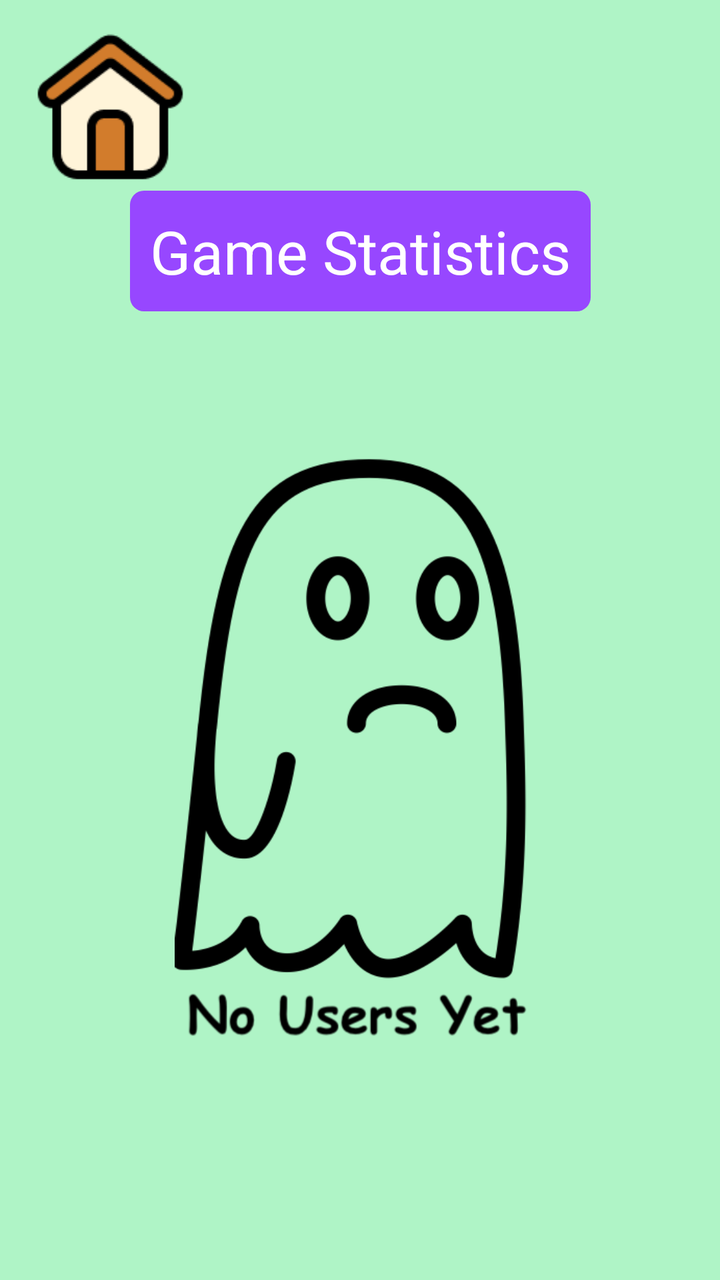
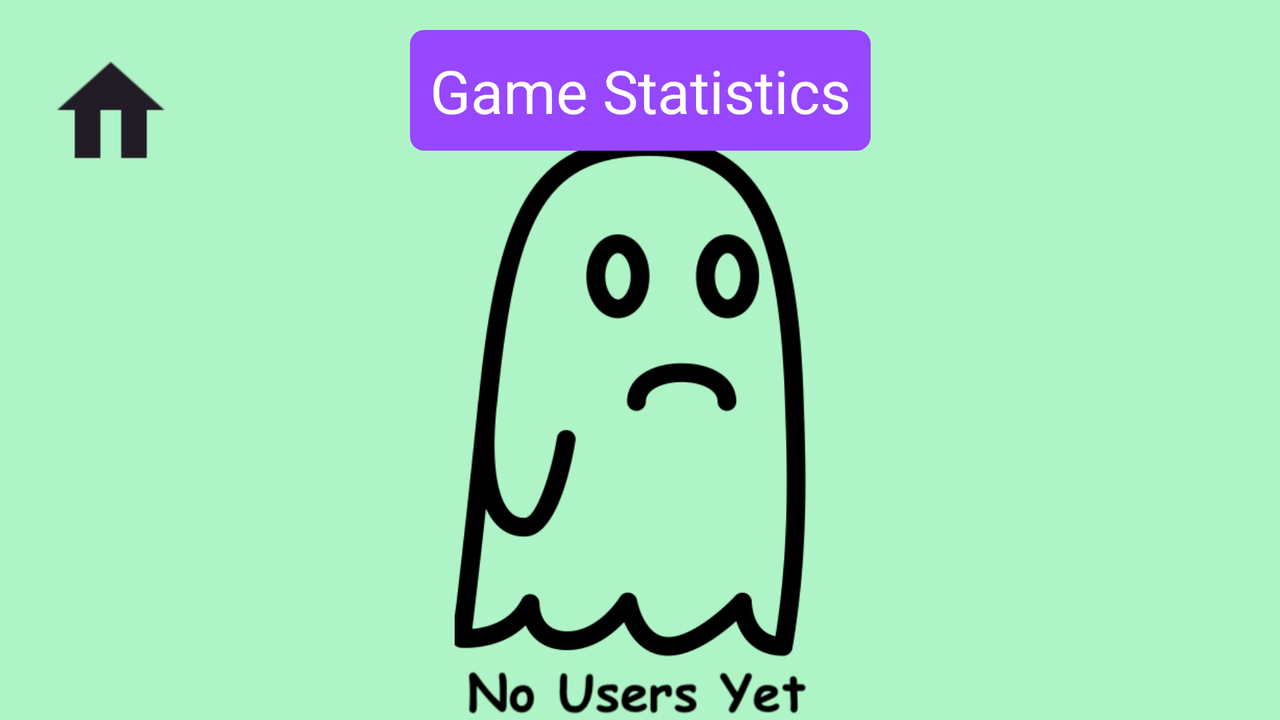

Compare how this app lays out the same screen by default and in its alternative resource folder. The renders come first, then the two layout files and the values they reference.
<!-- AndroidManifest.xml: application theme Theme.ScrollTute5prep -->
<!-- res/layout/fragment_leaderboard.xml -->
<?xml version="1.0" encoding="utf-8"?>
<androidx.constraintlayout.widget.ConstraintLayout xmlns:android="http://schemas.android.com/apk/res/android"
    xmlns:app="http://schemas.android.com/apk/res-auto"
    xmlns:tools="http://schemas.android.com/tools"
    android:id="@+id/frameLeaderboard"
    android:layout_width="match_parent"
    android:layout_height="match_parent"
    android:background="@color/green"
    tools:context=".menu_interfaces.LeaderboardFragment" >

    <ImageView
        android:id="@+id/leaderboardGhost"
        android:layout_width="319dp"
        android:layout_height="308dp"
        android:src="@drawable/noun_sad_ghost_5257154"
        app:layout_constraintBottom_toBottomOf="@+id/leaderboardRecycler"
        app:layout_constraintEnd_toEndOf="@+id/leaderboardRecycler"
        app:layout_constraintStart_toStartOf="@+id/leaderboardRecycler"
        app:layout_constraintTop_toTopOf="@+id/leaderboardRecycler" />

    <androidx.recyclerview.widget.RecyclerView
        android:id="@+id/leaderboardRecycler"
        android:layout_width="match_parent"
        android:layout_height="0dp"
        android:layout_weight="1"
        app:layout_constraintStart_toStartOf="parent"
        app:layout_constraintEnd_toEndOf="parent"
        app:layout_constraintTop_toBottomOf="@+id/leaderboardGuideline1"
        app:layout_constraintBottom_toTopOf="@+id/leaderboardGuideline2"
        android:layout_marginLeft="20dp"
        android:layout_marginRight="20dp"/>

    <androidx.constraintlayout.widget.Guideline
        android:id="@+id/leaderboardGuideline1"
        android:layout_width="wrap_content"
        android:layout_height="wrap_content"
        android:orientation="horizontal"
        app:layout_constraintGuide_percent=".25" />

    <androidx.constraintlayout.widget.Guideline
        android:id="@+id/leaderboardGuideline2"
        android:layout_width="wrap_content"
        android:layout_height="wrap_content"
        android:orientation="horizontal"
        app:layout_constraintGuide_percent=".9" />

    <ImageView
        android:id="@+id/leaderboardHomeButton"
        android:layout_width="81dp"
        android:layout_height="76dp"
        android:src="@drawable/home"
        app:layout_constraintStart_toStartOf="@+id/leaderboardGuideline4"
        app:layout_constraintTop_toTopOf="@+id/leaderboardGuideline3" />

    <androidx.constraintlayout.widget.Guideline
        android:id="@+id/leaderboardGuideline3"
        android:layout_width="wrap_content"
        android:layout_height="wrap_content"
        android:orientation="horizontal"
        app:layout_constraintGuide_begin="15dp" />

    <androidx.constraintlayout.widget.Guideline
        android:id="@+id/leaderboardGuideline4"
        android:layout_width="wrap_content"
        android:layout_height="wrap_content"
        android:orientation="vertical"
        app:layout_constraintGuide_begin="15dp" />

    <TextView
        android:id="@+id/textGameStats"
        android:layout_width="wrap_content"
        android:layout_height="wrap_content"
        android:text="Game Statistics"
        android:textSize="30dp"
        android:textColor="@color/white"
        android:background="@drawable/purple_box"
        android:padding="10dp"
        app:layout_constraintStart_toStartOf="parent"
        app:layout_constraintEnd_toEndOf="parent"
        app:layout_constraintTop_toBottomOf="@+id/leaderboardHomeButton"
        app:layout_constraintBottom_toTopOf="@+id/leaderboardRecycler"/>

</androidx.constraintlayout.widget.ConstraintLayout>
<!-- resources referenced by this layout -->
<resources>
  <color name="green">#AFF4C6</color>
  <color name="white">#FFFFFFFF</color>
  <!-- drawable home: png bitmap (drawable, 4135 bytes) -->
  <!-- drawable noun_sad_ghost_5257154: png bitmap (drawable, 30158 bytes) -->
  <!-- drawable purple_box (drawable) -->
  <?xml version="1.0" encoding="utf-8"?>
  <shape
      xmlns:android="http://schemas.android.com/apk/res/android"
      android:shape="rectangle">
  
      
      <corners android:radius="7dp" />
  
      
      <solid android:color="@color/purple" />
  
  </shape>
  <style name="Theme.ScrollTute5prep" parent="Base.Theme.ScrollTute5prep" />
  <color name="purple">#9747FF</color>
  <style name="Base.Theme.ScrollTute5prep" parent="Theme.Material3.DayNight.NoActionBar">
          
          
      </style>
</resources>
<!-- res/layout-land/fragment_leaderboard.xml (the repository's variant of the layout above) -->
<!-- drawn on the phone turned sideways -->
<?xml version="1.0" encoding="utf-8"?>
<androidx.constraintlayout.widget.ConstraintLayout xmlns:android="http://schemas.android.com/apk/res/android"
    xmlns:app="http://schemas.android.com/apk/res-auto"
    xmlns:tools="http://schemas.android.com/tools"
    android:id="@+id/frameLeaderboard"
    android:layout_width="match_parent"
    android:layout_height="match_parent"
    android:background="@color/green"
    tools:context=".menu_interfaces.LeaderboardFragment" >

    <ImageView
        android:id="@+id/leaderboardGhost"
        android:layout_width="319dp"
        android:layout_height="308dp"
        android:src="@drawable/noun_sad_ghost_5257154"
        app:layout_constraintBottom_toBottomOf="@+id/leaderboardRecycler"
        app:layout_constraintEnd_toEndOf="@+id/leaderboardRecycler"
        app:layout_constraintStart_toStartOf="@+id/leaderboardRecycler"
        app:layout_constraintTop_toTopOf="@+id/leaderboardRecycler" />

    <androidx.recyclerview.widget.RecyclerView
        android:id="@+id/leaderboardRecycler"
        android:layout_width="match_parent"
        android:layout_height="0dp"
        android:layout_weight="1"
        app:layout_constraintStart_toStartOf="parent"
        app:layout_constraintEnd_toEndOf="parent"
        app:layout_constraintTop_toBottomOf="@+id/leaderboardGuideline1"
        app:layout_constraintBottom_toTopOf="@+id/leaderboardGuideline2"
        android:layout_marginLeft="70dp"
        android:layout_marginRight="70dp"/>

    <androidx.constraintlayout.widget.Guideline
        android:id="@+id/leaderboardGuideline1"
        android:layout_width="wrap_content"
        android:layout_height="wrap_content"
        android:orientation="horizontal"
        app:layout_constraintGuide_percent=".25" />

    <androidx.constraintlayout.widget.Guideline
        android:id="@+id/leaderboardGuideline2"
        android:layout_width="wrap_content"
        android:layout_height="wrap_content"
        android:orientation="horizontal"
        app:layout_constraintGuide_percent=".9" />

    <ImageView
        android:id="@+id/leaderboardHomeButton"
        android:layout_width="80dp"
        android:layout_height="80dp"
        android:src="@drawable/home_black"
        app:layout_constraintStart_toStartOf="@+id/leaderboardGuideline4"
        app:layout_constraintTop_toTopOf="@+id/leaderboardGuideline3" />

    <androidx.constraintlayout.widget.Guideline
        android:id="@+id/leaderboardGuideline3"
        android:layout_width="wrap_content"
        android:layout_height="wrap_content"
        android:orientation="horizontal"
        app:layout_constraintGuide_begin="15dp" />

    <androidx.constraintlayout.widget.Guideline
        android:id="@+id/leaderboardGuideline4"
        android:layout_width="wrap_content"
        android:layout_height="wrap_content"
        android:orientation="vertical"
        app:layout_constraintGuide_begin="15dp" />

    <TextView
        android:id="@+id/textGameStats"
        android:layout_width="wrap_content"
        android:layout_height="wrap_content"
        android:text="Game Statistics"
        android:textSize="30dp"
        android:textColor="@color/white"
        android:background="@drawable/purple_box"
        android:padding="10dp"
        app:layout_constraintStart_toStartOf="parent"
        app:layout_constraintEnd_toEndOf="parent"
        app:layout_constraintTop_toTopOf="parent"
        app:layout_constraintBottom_toTopOf="@+id/leaderboardRecycler"/>

</androidx.constraintlayout.widget.ConstraintLayout>
<!-- resources referenced by the variant -->
<!-- as the phone turned sideways resolves them -->
<resources>
  <color name="green">#AFF4C6</color>
  <color name="white">#FFFFFFFF</color>
  <!-- drawable home_black: png bitmap (drawable, 908 bytes) -->
  <!-- drawable noun_sad_ghost_5257154: png bitmap (drawable, 30158 bytes) -->
  <!-- drawable purple_box (drawable) -->
  <?xml version="1.0" encoding="utf-8"?>
  <shape
      xmlns:android="http://schemas.android.com/apk/res/android"
      android:shape="rectangle">
  
      
      <corners android:radius="7dp" />
  
      
      <solid android:color="@color/purple" />
  
  </shape>
  <style name="Theme.ScrollTute5prep" parent="Base.Theme.ScrollTute5prep" />
  <color name="purple">#9747FF</color>
  <style name="Base.Theme.ScrollTute5prep" parent="Theme.Material3.DayNight.NoActionBar">
          
          
      </style>
</resources>
